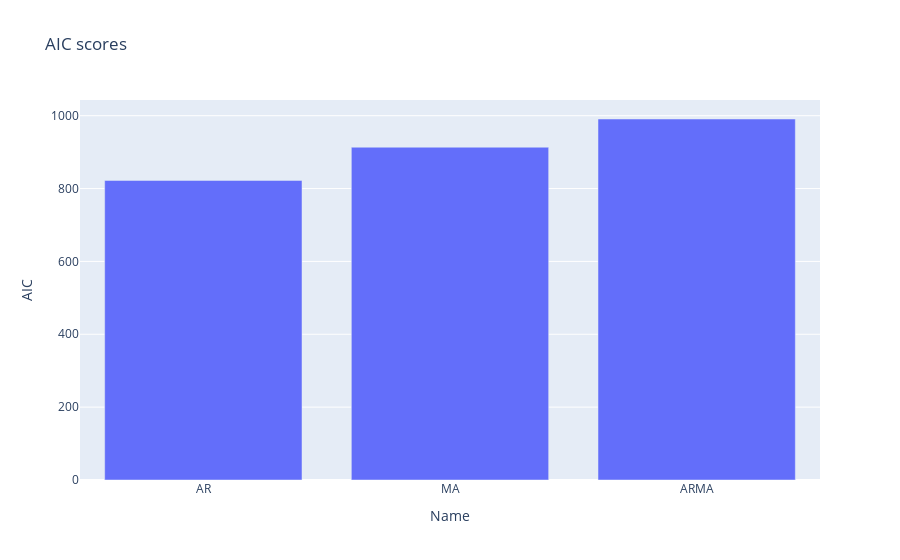

Notebook code cell kept with this figure:
### Code cell
fig = px.bar(dataframe, x='Name', y='AIC', title="AIC scores")
fig.show()

### Figure 1 — Plotly figure (JSON) as saved in the notebook; plotly's stock layout.template omitted (floating-point values rounded to 4 significant figures)
{"data": [{"alignmentgroup": "True", "hovertemplate": "Name=%{x}<br>AIC=%{y}<extra></extra>", "legendgroup": "", "marker": {"color": "#636efa"}, "name": "", "offsetgroup": "", "orientation": "v", "showlegend": false, "textposition": "auto", "type": "bar", "x": ["AR", "MA", "ARMA"], "xaxis": "x", "y": [822.3, 913.5, 990.9], "yaxis": "y"}], "layout": {"barmode": "relative", "legend": {"tracegroupgap": 0}, "title": {"text": "AIC scores"}, "xaxis": {"anchor": "y", "domain": [0, 1], "title": {"text": "Name"}}, "yaxis": {"anchor": "x", "domain": [0, 1], "title": {"text": "AIC"}}}}
